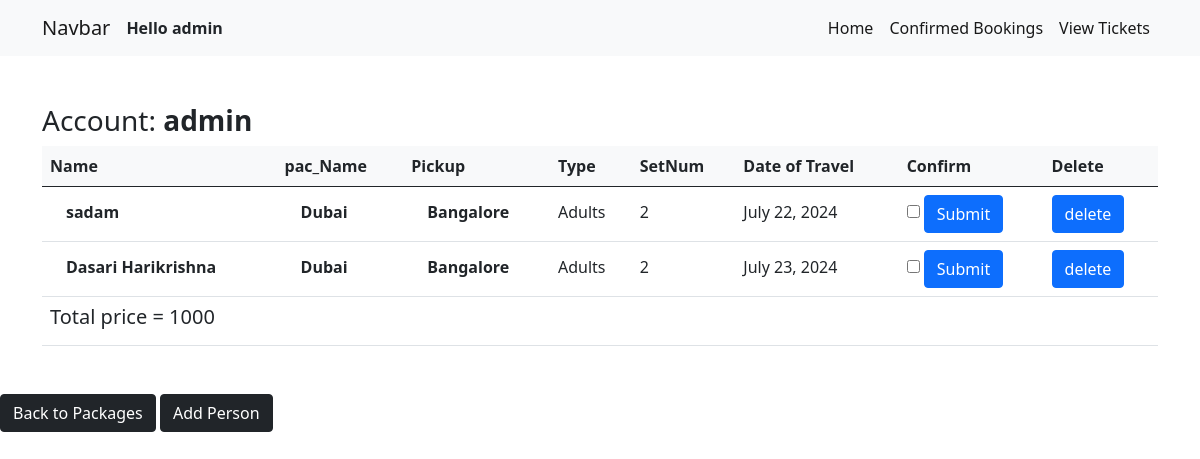
/user_book (signed in), run on the app's committed database.
### tour_app/models.py (models this page shows, shortened)
class user_booking(models.Model):
    typeofuser=(
        ('Adults','Adult'),
        ('child','child')
    )
    user=models.ForeignKey(User,on_delete=models.CASCADE)
    user_img=models.ImageField(upload_to='userimg/',default=False)
    package_id=models.ForeignKey(packages,on_delete=models.DO_NOTHING)
    from_place=models.ForeignKey(Places,on_delete=models.CASCADE,blank=True,null=True)
    travel_date=models.DateField(blank=True,null=True)
    booking_id=models.UUIDField(default=uuid.uuid4, unique=True)
    name=models.CharField(max_length=50)
    phone_number=models.CharField(max_length=50,blank=True,null=True)
    type=models.CharField(choices=typeofuser,max_length=50)
    Adult_price=models.IntegerField(default=0)
    child_price=models.IntegerField(default=0)
    seat_no=models.CharField(max_length=50,default=0)
    confirm=models.BooleanField(default=False)
    payment=models.BooleanField(default=False)
    payment_id=models.CharField(max_length=50,default=0)
    ticket_expair=models.BooleanField(default=False)

class packages(models.Model):
    from_place=models.ManyToManyField(Places,blank=True,null=True)
    package_id=models.AutoField(primary_key=True)
    p1_img=models.ImageField(upload_to='placess/')
    p1_name=models.CharField(max_length=50)
    p1_price=models.IntegerField(default=0)
    trending=models.BooleanField(default=False)
    seats=models.CharField(max_length=50,default=50)
    is_pack_available=models.BooleanField(default=True)
    def __str__(self):
        return str(self.package_id)

class Places(models.Model):
    place_name=models.CharField(max_length=500,blank=True,null=False)
    seat_counts=models.IntegerField(blank=True,null=True)
    def __str__(self):
        return self.place_name

### tour_app/views.py (the view, shortened to what this page needs)
# urls.py: path('user_book',views.user_book,name="user_book"),
def user_book(request):
    if request.user.is_authenticated:
        user_bookings = user_booking.objects.filter(Q(user=request.user) & Q(confirm=False))
        total_adult_price = sum(i.Adult_price for i in user_bookings)
        total_child_price = sum(i.child_price for i in user_bookings)
        total_price = total_adult_price + total_child_price
        package_ids = [i.package_id for i in user_bookings]
        if not package_ids:
            package_ids.append(1)
        return render(request, 'mybooking.html', {
            "user_bok": user_bookings,
            'total_ap': total_adult_price,
            'total_cp': total_child_price,
            'total_price': total_price,
            'k': package_ids[-1]
        })
    messages.error(request, "You are not logged in.")
    return redirect('/packages')

### tour_app/templates/mybooking.html (shortened to what this page needs)
{% extends "main.html" %}
{% block content %}
<!DOCTYPE html>
<html lang="en">
<head>
    <link href="https://cdn.jsdelivr.net/npm/bootstrap@5.0.2/dist/css/bootstrap.min.css" rel="stylesheet">
</head>
<body>
    <div class="container mt-5 mb-5">
        <h3>Account: <b>{{ request.user }}</b></h3>
        <div class="scrollable-container">
            <table class="table align-middle mb-0 bg-white">
                <thead class="bg-light">
                  <tr>
                    <th>Name</th>
                    <th>pac_Name</th>
                    <th>Pickup</th>
                    <th>Type</th>
                    <th>SetNum</th>
                    <th>Date of Travel</th>
                    <th>Confirm</th>
                    <th>Delete</th>
                  </tr>
                </thead>
                <tbody>
                  {% for i in user_bok %}
                  <tr>
                    <td>
                      <div class="d-flex align-items-center">
                        <div class="ms-3">
                          <p class="fw-bold mb-1">{{ i.name }}</p>
                        </div>
                      </div>
                    </td>
                    <td>
                      <div class="d-flex align-items-center">
                        <div class="ms-3">
                          <p class="fw-bold mb-1">{{ i.package_id.p1_name }}</p>
                        </div>
                      </div>
                    </td>
                    <td>
                      <div class="d-flex align-items-center">
                        <div class="ms-3">
                          <p class="fw-bold mb-1">{{ i.from_place }}</p>
                        </div>
                      </div>
                    </td>
                    <td>
                      <p class="fw-normal mb-1">{{ i.type }}</p>
                    </td>
                    <td>
                      <p class="fw-normal mb-1">{{ i.seat_no }}</p>
                    </td>
                    <td>
                      <p class="fw-normal mb-1">{{ i.travel_date }}</p>
                    </td>
                    <td>
                      <form method="POST" >
                        <input type="checkbox" name="confirm" required>
                        <input type="submit" class="btn btn-primary" value="Submit" >
                      </form>
                    </td>
                    <td>
                      <a href="/delete/{{ i.booking_id }}/" class="btn btn-primary" id="hover">delete</a>
                    </td>
                  </tr>
                  {% endfor %}
                  <tr>
                    <td colspan="8">
                      <h5>Total price = {{ total_price }}</h5>
                    </td>
                  </tr>
                </tbody>
            </table>
        </div>
    </div>
    <a href="/packages" class="btn btn-dark">Back to Packages</a>
    {% if user_bok.count %}
      <a href="/packages/{{ k }}" class="btn btn-dark">Add Person</a>
    {% endif %}
</body>
</html>
{% endblock %}

### tour_app/templates/nav.html (shortened to what this page needs)
<nav class="navbar navbar-expand-lg navbar-light bg-light navbar-sticky" id="hari">
  <div class="container">
      <a class="navbar-brand" href="#">Navbar</a>
      {% if request.user.is_authenticated %}
          <b>Hello {{ request.user }}</b>
      {% endif %}
      <div class="collapse navbar-collapse" id="navbarNav">
          <ul class="navbar-nav ms-auto">
              <li class="nav-item">
                  <a class="nav-link active hide" aria-current="page" href="/">Home</a>
              </li>
              <li class="nav-item">
                  <a class="nav-link active hide1" aria-current="page" href="/confirm">Confirmed Bookings</a>
              </li>
              <li class="nav-item">
                  <a class="nav-link active hide2" aria-current="page" href="/viewticket">View Tickets</a>
              </li>
          </ul>
      </div>
  </div>
</nav>

### tour_app/templates/main.html (style rules this page uses)
a { text-decoration: none; }
.navbar-sticky { position: -webkit-sticky; position: sticky; top: 0; z-index: 1000; }

### tour_app/templates/mybooking.html (style rules this page uses)
.scrollable-container { overflow: auto; max-height: 400px; }

### data on the page
user_booking: name "sadam", package_id.p1_name "Dubai", from_place "Bangalore", type "Adults", seat_no "2", travel_date "July 22, 2024"
user_booking: name "Dasari Harikrishna", package_id.p1_name "Dubai", from_place "Bangalore", type "Adults", seat_no "2", travel_date "July 23, 2024"

### other printed values
{{ request.user }} "admin"
{{ total_price }} "1000"
